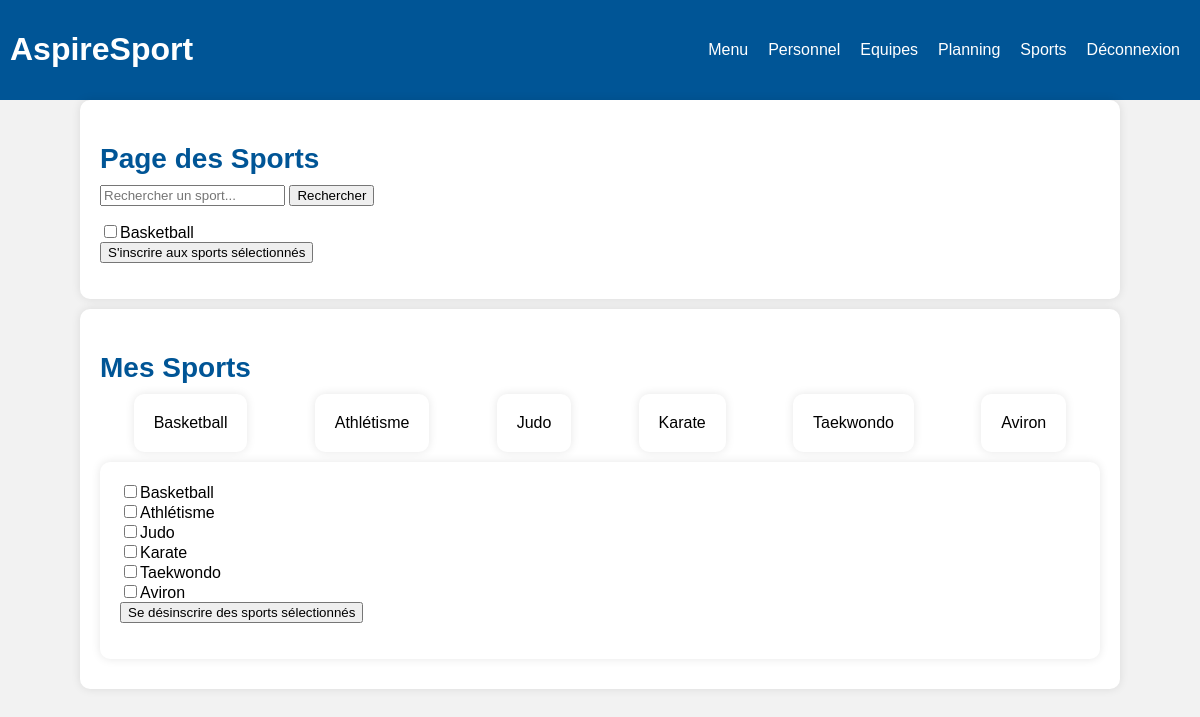
The page /vue/Sport.php?recherche=Basketball (signed in) on the database its author committed.
### tables this page shows
CREATE TABLE IF NOT EXISTS `sport` (
  `Id_Sport` int NOT NULL AUTO_INCREMENT,
  `nom_sport` varchar(50) DEFAULT NULL,
  PRIMARY KEY (`Id_Sport`)
);

### vue/Sport.php (the view, shortened to what this page needs)
<html lang="fr">
<head>
    <link rel="stylesheet" href="../assert/style.css">
</head>
<body>
    <header>
        <h1>AspireSport</h1>
        <nav>
            <ul>
                <li><a href="../vue/Home.php">Menu</a></li>
                <li><a href="../vue/Personnel.php">Personnel</a></li>
                <li><a href="../vue/Equipes.php">Equipes</a></li>
                <li><a href="../vue/Planning.php">Planning</a></li>
                <li><a href="../vue/Sport.php">Sports</a></li>
                <li><a href="../controller/deconnexion.php">Déconnexion</a></li>
            </ul>
        </nav>
    </header>
    <main>
        <h2>Page des Sports</h2>
        <form action="Sport.php" method="get">
            <input type="text" name="recherche" placeholder="Rechercher un sport...">
            <input type="submit" value="Rechercher">
        </form>
        <form action="../controller/inscription_sport.php" method="post">
            <?php
            require "../model/CBDD.php";
            $recherche = isset($_GET['recherche']) ? $_GET['recherche'] : '';
            $sql = "SELECT * FROM sport WHERE nom_sport LIKE :recherche OR :recherche = ''";
            $stmt = $pdo->prepare($sql);
            $stmt->bindValue(':recherche', '%' . $recherche . '%');
            $stmt->execute();
            $sports = $stmt->fetchAll(PDO::FETCH_ASSOC);
            foreach($sports as $sport) {
                echo "<div><input type='checkbox' name='idSport[]' value='" . $sport['Id_Sport'] . "'>" . htmlspecialchars($sport['nom_sport']) . "</div>";
            }
            ?>
         <input type="submit" value="S'inscrire aux sports sélectionnés">
        </form>
    </main>
    <main>
        <h2>Mes Sports</h2>
        <?php
        $idClient = $_SESSION['user']['Id_Client'];
        $stmt = $pdo->prepare("SELECT s.Id_Sport, s.nom_sport FROM sport s INNER JOIN pratique p ON s.Id_Sport = p.Id_Sport WHERE p.Id_Client = :idClient");
        $stmt->execute(['idClient' => $idClient]);
        $mesSports = $stmt->fetchAll(PDO::FETCH_ASSOC);
        if ($mesSports) {
            echo "<ul>";
            foreach ($mesSports as $monSport) {
                echo "<main>" . htmlspecialchars($monSport['nom_sport']) . "</main>";
            }
            echo "</ul>";
        }
        ?>
        <main>
        <form action="../controller/desinscription_sport.php" method="post">
            <?php
            $idClient = $_SESSION['user']['Id_Client'];
            $stmt = $pdo->prepare("SELECT s.Id_Sport, s.nom_sport FROM sport s INNER JOIN pratique p ON s.Id_Sport = p.Id_Sport WHERE p.Id_Client = :idClient");
            $stmt->execute(['idClient' => $idClient]);
            $mesSports = $stmt->fetchAll(PDO::FETCH_ASSOC);
            if ($mesSports) {
                foreach ($mesSports as $monSport) {
                    echo "<div><input type='checkbox' name='idSport[]' value='" . $monSport['Id_Sport'] . "'>" . htmlspecialchars($monSport['nom_sport']) . "</div>";
                }
                echo "<input type='submit' value='Se désinscrire des sports sélectionnés'>";
            } else {
                echo "<p>Vous n'êtes inscrit à aucun sport.</p>";
            }
            ?>
        </form>
        </main>
    </main>
</body>
</html>

### assert/style.css (style rules this page uses)
body { font-family: Arial, sans-serif; background-color: #f2f2f2; margin: 0; }
header { background-color: #005596; color: white; display: flex; justify-content: space-between; align-items: center; padding: 10px; }
nav ul { display: flex; list-style: none; }
nav ul li { margin: 0 10px; }
nav ul li a { color: white; text-decoration: none; }
main { max-width: 1000px; margin: auto; margin-bottom: 10px; padding: 20px; background-color: white; border-radius: 10px; box-shadow: 0 0 10px rgba(0, 0, 0, 0.1); }
h2 { font-size: 28px; margin-bottom: 10px; color: #005596; }
ul { list-style: none; margin: 0; padding: 0; display: flex; flex-wrap: wrap; justify-content: space-between; }
li { margin-bottom: 20px; }

### rows shown on the page
sport: nom_sport "Basketball"
sport: nom_sport "Athlétisme"
sport: nom_sport "Judo"
sport: nom_sport "Karate"
sport: nom_sport "Taekwondo"
sport: nom_sport "Aviron"
